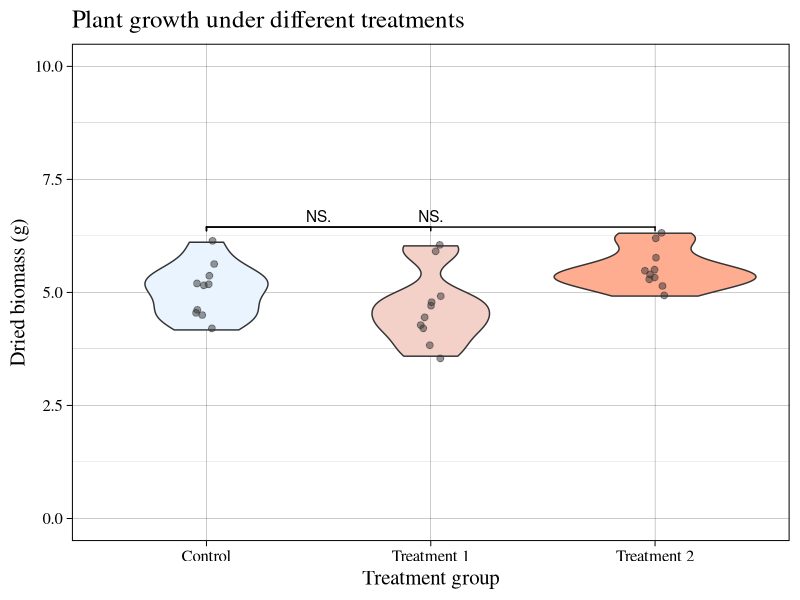

R code for this plot:
## ---- chunk 1
## packages

library(ggplot2)
library(ggthemes)
library(patchwork)
library(dplyr)
library(ggsignif)

## ---- chunk 2
d <- PlantGrowth

colors <- c("#E9F4FF", "#f4d1c8", "#FFAD90")
ggplot(data=d) + aes(x=group, y=weight, fill=group) +
  geom_violin() +
  geom_point(position=position_jitter(width=0.05, height=0.05), color="grey20", size=2, alpha=0.5) +
  scale_fill_manual(labels= c("Control", "Treatment 1", "Treatment 2"), values=colors) +
  ylim(c(0,10)) +
  labs(x="Treatment group", y="Dried biomass (g)", title="Plant growth under different treatments") +
  scale_x_discrete(labels=c("Control", "Treatment 1", "Treatment 2")) +
  theme_linedraw(base_size=15, base_family="Times") +
  theme(legend.position="none") +
  geom_signif(comparisons = list(c("ctrl", "trt1"), c("ctrl", "trt2")), 
              map_signif_level=TRUE)


